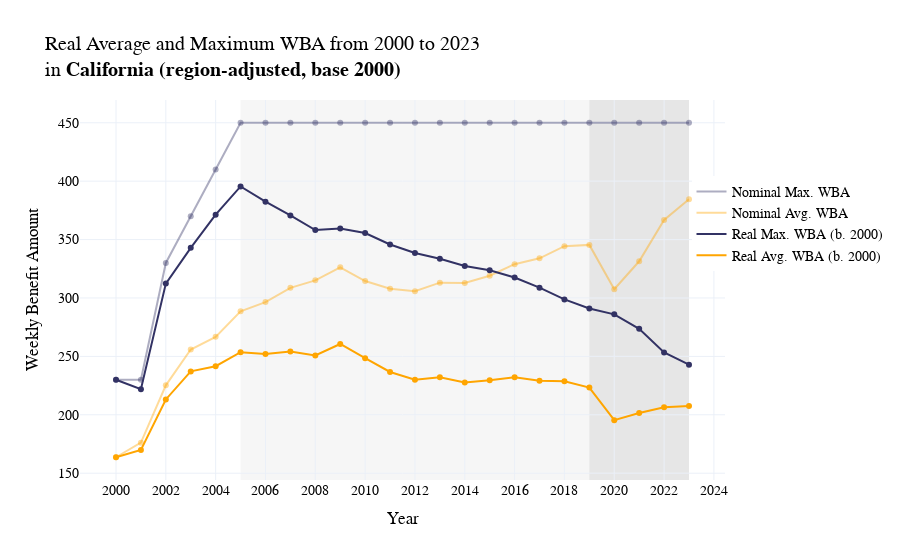

Notebook code cell kept with this figure:
### Code cell
pio.templates.default = 'plotly_white'

fig1 = px.line(data_frame = ca_realwba_trend, 
             x = "Year", 
             y = "Real Average WBA (regional, 2000 base)",
              )
fig1.update_traces(line=dict(color = 'rgba(255, 165, 0,1)'), name="Real Avg. WBA (b. 2000)", showlegend=True)

fig2 = px.scatter(data_frame = ca_realwba_trend, 
                x = "Year", 
                y = "Real Average WBA (regional, 2000 base)",
                color_discrete_sequence=["orange"])

fig3 = px.line(data_frame = ca_realwba_trend, 
             x = "Year", 
             y = "Real Maximum WBA (regional, 2000 base)")
fig3.update_traces(line=dict(color = 'rgba(50,50,100,1)'), name="Real Max. WBA (b. 2000)", showlegend=True)

fig4= px.scatter(data_frame = ca_realwba_trend, 
                x = "Year", 
                y = "Real Maximum WBA (regional, 2000 base)",
                color_discrete_sequence=["rgb(50,50,100)"])

fig5 = px.line(data_frame = ca_realwba_trend, 
             x = "Year", 
             y = "Average WBA",
            )
fig5.update_traces(line=dict(color = 'rgba(255, 165, 0,0.4)'), name="Nominal Avg. WBA", showlegend=True)

fig6 = px.scatter(data_frame = ca_realwba_trend, 
                x = "Year", 
                y = "Average WBA",
                color_discrete_sequence=['rgba(255, 165, 0,0.4)'])

fig7 = px.line(data_frame = ca_realwba_trend, 
             x = "Year", 
             y = "Maximum WBA",
            )
fig7.update_traces(line=dict(color = 'rgba(50,50,100,0.4)'), name="Nominal Max. WBA", showlegend=True)

fig8 = px.scatter(data_frame = ca_realwba_trend, 
                x = "Year", 
                y = "Maximum WBA",
                color_discrete_sequence=['rgba(50,50,100,0.4)'])

fig1 = go.Figure(data=fig7.data + fig8.data + fig5.data + fig6.data + fig3.data + fig4.data + fig1.data + fig2.data )
fig1.update_layout(title_text="Real Average and Maximum WBA from 2000 to 2023 <br>in <b>California (region-adjusted, base 2000)</b>",
                   xaxis_title="Year", yaxis_title="Weekly Benefit Amount",
                   font=dict(
                        family="Cambria",  
                        size=14,         
                        color="black",
                    ),
                   xaxis=dict(
                        tickmode='linear',   
                        tick0=2000,          
                        dtick=2              
                    ),
                   yaxis=dict(
                        tick0=200,          
                        dtick=50 
                    ),
                   legend=dict(
                        orientation="v",     
                        x=1.1,
                        xanchor="center",
                        y=0.8
                    )
                  )
fig1.add_shape(
    type="rect",
    x0=2019, x1=2023,  
    y0=0, y1=1,         
    xref="x",
    yref="paper",     
    fillcolor="gray",
    opacity=0.2,
    layer="below",    
    line_width=0
)
fig1.add_shape(
    type="rect",
    x0=2005, x1=2019,  
    y0=0, y1=1,         
    xref="x",
    yref="paper",     
    fillcolor="lightgray",
    opacity=0.2,
    layer="below",    
    line_width=0
)

fig1.show()

### Figure 1 — Plotly figure (JSON) as saved in the notebook; plotly's stock layout.template omitted (floating-point values rounded to 4 significant figures)
{"data": [{"hovertemplate": "Year=%{x}<br>Maximum WBA=%{y}<extra></extra>", "legendgroup": "", "line": {"color": "rgba(50,50,100,0.4)", "dash": "solid"}, "marker": {"symbol": "circle"}, "mode": "lines", "name": "Nominal Max. WBA", "orientation": "v", "showlegend": true, "type": "scatter", "x": [2000, 2001, 2002, 2003, 2004, 2005, 2006, 2007, 2008, 2009, 2010, 2011, 2012, 2013, 2014, 2015, 2016, 2017, 2018, 2019, 2020, 2021, 2022, 2023], "xaxis": "x", "y": [230, 230, 330, 370, 410, 450, 450, 450, 450, 450, 450, 450, 450, 450, 450, 450, 450, 450, 450, 450, 450, 450, 450, 450], "yaxis": "y"}, {"hovertemplate": "Year=%{x}<br>Maximum WBA=%{y}<extra></extra>", "legendgroup": "", "marker": {"color": "rgba(50,50,100,0.4)", "symbol": "circle"}, "mode": "markers", "name": "", "orientation": "v", "showlegend": false, "type": "scatter", "x": [2000, 2001, 2002, 2003, 2004, 2005, 2006, 2007, 2008, 2009, 2010, 2011, 2012, 2013, 2014, 2015, 2016, 2017, 2018, 2019, 2020, 2021, 2022, 2023], "xaxis": "x", "y": [230, 230, 330, 370, 410, 450, 450, 450, 450, 450, 450, 450, 450, 450, 450, 450, 450, 450, 450, 450, 450, 450, 450, 450], "yaxis": "y"}, {"hovertemplate": "Year=%{x}<br>Average WBA=%{y}<extra></extra>", "legendgroup": "", "line": {"color": "rgba(255, 165, 0,0.4)", "dash": "solid"}, "marker": {"symbol": "circle"}, "mode": "lines", "name": "Nominal Avg. WBA", "orientation": "v", "showlegend": true, "type": "scatter", "x": [2000, 2001, 2002, 2003, 2004, 2005, 2006, 2007, 2008, 2009, 2010, 2011, 2012, 2013, 2014, 2015, 2016, 2017, 2018, 2019, 2020, 2021, 2022, 2023], "xaxis": "x", "y": [163.7, 176.2, 225.2, 255.9, 266.7, 288.6, 296.5, 308.7, 315.1, 326.2, 314.5, 308.0, 305.8, 313.1, 312.8, 319.1, 328.9, 333.9, 344.3, 345.4, 307.5, 331.4, 366.8, 384.6], "yaxis": "y"}, {"hovertemplate": "Year=%{x}<br>Average WBA=%{y}<extra></extra>", "legendgroup": "", "marker": {"color": "rgba(255, 165, 0,0.4)", "symbol": "circle"}, "mode": "markers", "name": "", "orientation": "v", "showlegend": false, "type": "scatter", "x": [2000, 2001, 2002, 2003, 2004, 2005, 2006, 2007, 2008, 2009, 2010, 2011, 2012, 2013, 2014, 2015, 2016, 2017, 2018, 2019, 2020, 2021, 2022, 2023], "xaxis": "x", "y": [163.7, 176.2, 225.2, 255.9, 266.7, 288.6, 296.5, 308.7, 315.1, 326.2, 314.5, 308.0, 305.8, 313.1, 312.8, 319.1, 328.9, 333.9, 344.3, 345.4, 307.5, 331.4, 366.8, 384.6], "yaxis": "y"}, {"hovertemplate": "Year=%{x}<br>Real Maximum WBA (regional, 2000 base)=%{y}<extra></extra>", "legendgroup": "", "line": {"color": "rgba(50,50,100,1)", "dash": "solid"}, "marker": {"symbol": "circle"}, "mode": "lines", "name": "Real Max. WBA (b. 2000)", "orientation": "v", "showlegend": true, "type": "scatter", "x": [2000, 2001, 2002, 2003, 2004, 2005, 2006, 2007, 2008, 2009, 2010, 2011, 2012, 2013, 2014, 2015, 2016, 2017, 2018, 2019, 2020, 2021, 2022, 2023], "xaxis": "x", "y": [230, 221.9, 312.3, 342.9, 371.3, 395.5, 382.4, 370.6, 358.1, 359.5, 355.6, 345.8, 338.5, 333.6, 327.5, 323.7, 317.6, 308.8, 298.8, 291.0, 286.0, 273.6, 253.3, 242.9], "yaxis": "y"}, {"hovertemplate": "Year=%{x}<br>Real Maximum WBA (regional, 2000 base)=%{y}<extra></extra>", "legendgroup": "", "marker": {"color": "rgb(50,50,100)", "symbol": "circle"}, "mode": "markers", "name": "", "orientation": "v", "showlegend": false, "type": "scatter", "x": [2000, 2001, 2002, 2003, 2004, 2005, 2006, 2007, 2008, 2009, 2010, 2011, 2012, 2013, 2014, 2015, 2016, 2017, 2018, 2019, 2020, 2021, 2022, 2023], "xaxis": "x", "y": [230, 221.9, 312.3, 342.9, 371.3, 395.5, 382.4, 370.6, 358.1, 359.5, 355.6, 345.8, 338.5, 333.6, 327.5, 323.7, 317.6, 308.8, 298.8, 291.0, 286.0, 273.6, 253.3, 242.9], "yaxis": "y"}, {"hovertemplate": "Year=%{x}<br>Real Average WBA (regional, 2000 base)=%{y}<extra></extra>", "legendgroup": "", "line": {"color": "rgba(255, 165, 0,1)", "dash": "solid"}, "marker": {"symbol": "circle"}, "mode": "lines", "name": "Real Avg. WBA (b. 2000)", "orientation": "v", "showlegend": true, "type": "scatter", "x": [2000, 2001, 2002, 2003, 2004, 2005, 2006, 2007, 2008, 2009, 2010, 2011, 2012, 2013, 2014, 2015, 2016, 2017, 2018, 2019, 2020, 2021, 2022, 2023], "xaxis": "x", "y": [163.7, 169.9, 213.1, 237.2, 241.6, 253.6, 251.9, 254.3, 250.7, 260.6, 248.5, 236.7, 230.0, 232.1, 227.6, 229.5, 232.1, 229.1, 228.6, 223.3, 195.4, 201.5, 206.5, 207.6], "yaxis": "y"}, {"hovertemplate": "Year=%{x}<br>Real Average WBA (regional, 2000 base)=%{y}<extra></extra>", "legendgroup": "", "marker": {"color": "orange", "symbol": "circle"}, "mode": "markers", "name": "", "orientation": "v", "showlegend": false, "type": "scatter", "x": [2000, 2001, 2002, 2003, 2004, 2005, 2006, 2007, 2008, 2009, 2010, 2011, 2012, 2013, 2014, 2015, 2016, 2017, 2018, 2019, 2020, 2021, 2022, 2023], "xaxis": "x", "y": [163.7, 169.9, 213.1, 237.2, 241.6, 253.6, 251.9, 254.3, 250.7, 260.6, 248.5, 236.7, 230.0, 232.1, 227.6, 229.5, 232.1, 229.1, 228.6, 223.3, 195.4, 201.5, 206.5, 207.6], "yaxis": "y"}], "layout": {"autosize": true, "font": {"color": "black", "family": "Cambria", "size": 14}, "legend": {"orientation": "v", "x": 1.1, "xanchor": "center", "y": 0.8}, "shapes": [{"fillcolor": "gray", "layer": "below", "line": {"width": 0}, "opacity": 0.2, "type": "rect", "x0": 2019, "x1": 2023, "xref": "x", "y0": 0, "y1": 1, "yref": "paper"}, {"fillcolor": "lightgray", "layer": "below", "line": {"width": 0}, "opacity": 0.2, "type": "rect", "x0": 2005, "x1": 2019, "xref": "x", "y0": 0, "y1": 1, "yref": "paper"}], "title": {"text": "Real Average and Maximum WBA from 2000 to 2023 <br>in <b>California (region-adjusted, base 2000)</b>"}, "xaxis": {"autorange": true, "dtick": 2, "range": [1999.0, 2024.0], "tick0": 2000, "tickmode": "linear", "title": {"text": "Year"}, "type": "linear"}, "yaxis": {"autorange": true, "dtick": 50, "range": [140.0, 473.6], "tick0": 200, "title": {"text": "Weekly Benefit Amount"}, "type": "linear"}}}
